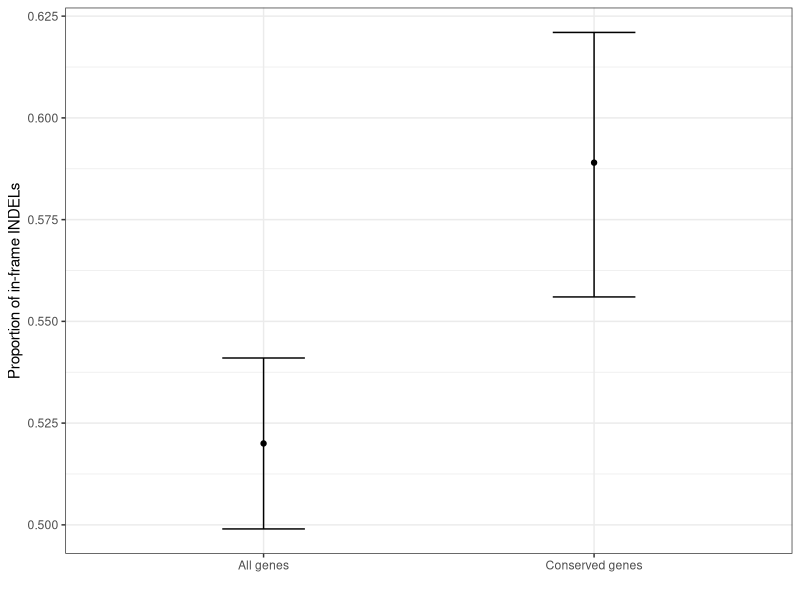

Generate this figure with R:

# |Genes     |CDS frameshift   |CDS non-frameshift |Ratio   |
# |:---------|:---------------:|:-----------------:|:------:|
# |All       | 973             | 1054              | 0.9    |
# |Conserved | 357             | 512               | 0.7    |

library(ggplot2)

  conserved <- vector()
  all_genes <- vector()
  stat_data <- data.frame()
  
  for(i in 1:357){
    conserved <- c(conserved, 1)
    line = c('con', 1)
    stat_data = rbind(stat_data, line)
  }
  
  for(i in 1:512){
    conserved <- c(conserved, 0)
    line = c('con', 0)
    stat_data = rbind(stat_data, line)
  }
  
  for(i in 1:973){
    all_genes <- c(all_genes, 1)
    line = c('all', 1)
    stat_data = rbind(stat_data, line)
  }
  
  for(i in 1:1054){
    all_genes <- c(all_genes, 0)
    line = c('all', 0)
    stat_data = rbind(stat_data, line)
  }
  
  # bootstrap 
  resam_all_data <- data.frame()
  resam_con_data <- data.frame()
  for(x in 1:10000){
    resampled_all = sample(all_genes, replace=TRUE)
    resampled_con = sample(conserved, replace=TRUE)
    all_counts <- table(resampled_all)
    cons_counts <- table(resampled_con)
    resam_all_data = rbind(resam_all_data, all_counts)
    resam_con_data = rbind(resam_con_data, cons_counts)
  }
  
colnames(resam_all_data) = c('inframe', 'shift')
colnames(resam_con_data) = c('inframe', 'shift')
resam_all_data$prop = resam_all_data$shift / (resam_all_data$shift + resam_all_data$inframe)
resam_con_data$prop = resam_con_data$shift / (resam_con_data$shift + resam_con_data$inframe)

plot_data = data.frame()
all_line = c(c('All genes', mean(resam_all_data$prop)), quantile(resam_all_data$prop, probs=c(0.025, 0.975)))
con_line = c(c('Conserved genes', mean(resam_con_data$prop)), quantile(resam_con_data$prop, probs=c(0.025, 0.975)))
plot_data = rbind(plot_data, all_line, con_line)

colnames(plot_data) = c('category', 'proportion_shift', 'lwr', 'upr')

pdf('conserved_gene_shift.pdf', height=3, width=3)

ggplot(plot_data, aes(x=category, y=1-round(as.numeric(as.character(proportion_shift)), 3))) +
  geom_errorbar(aes(ymin = 1-round(as.numeric(as.character(lwr)), 3), ymax = 1-round(as.numeric(as.character(upr)), 3)),
                stat = 'identity', position = 'dodge', width=0.25) +
  geom_point(stat='identity') +
  theme_bw() +
  labs(x='', y='Proportion of in-frame INDELs')

dev.off()
